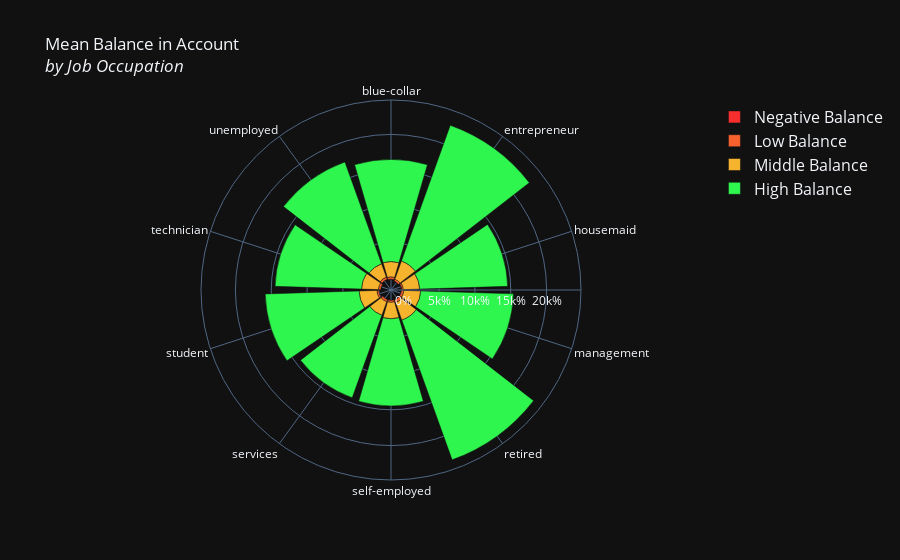

Here is the notebook cell this chart was saved with:
### Code cell
import plotly.graph_objects as go
from plotly.offline import init_notebook_mode, iplot

init_notebook_mode(connected=True)

# Your traces remain the same
trace1 = go.Barpolar(
    r=[-199.0, -392.0, -209.0, -247.0, -233.0, -270.0, -271.0, 0, -276.0, -134.5],
    theta=["blue-collar", "entrepreneur", "housemaid", "management", "retired",
           "self-employed", "services", "student", "technician", "unemployed"],
    name='Negative Balance',
    marker=dict(color='rgb(246, 46, 46)')
)

trace2 = go.Barpolar(
    r=[319.5, 283.0, 212.0, 313.0, 409.0, 274.5, 308.5, 253.0, 316.0, 330.0],
    theta=["blue-collar", "entrepreneur", "housemaid", "management", "retired",
           "self-employed", "services", "student", "technician", "unemployed"],
    name='Low Balance',
    marker=dict(color='rgb(246, 97, 46)')
)

trace3 = go.Barpolar(
    r=[2128.5, 2686.0, 2290.0, 2366.0, 2579.0, 2293.5, 2005.5, 2488.0, 2362.0, 1976.0],
    theta=["blue-collar", "entrepreneur", "housemaid", "management", "retired",
           "self-employed", "services", "student", "technician", "unemployed"],
    name='Middle Balance',
    marker=dict(color='rgb(246, 179, 46)')
)

trace4 = go.Barpolar(
    r=[14247.5, 20138.5, 12278.5, 12956.0, 20723.0, 12159.0, 12223.0, 13107.0, 12063.0, 15107.5],
    theta=["blue-collar", "entrepreneur", "housemaid", "management", "retired",
           "self-employed", "services", "student", "technician", "unemployed"],
    name='High Balance',
    marker=dict(color='rgb(46, 246, 78)')
)

data = [trace1, trace2, trace3, trace4]

layout = go.Layout(
    title='Mean Balance in Account<br><i>by Job Occupation</i>',
    font=dict(size=12),
    legend=dict(font=dict(size=16)),
    polar=dict(
        radialaxis=dict(ticksuffix='%'),
        angularaxis=dict(rotation=90, direction="clockwise")  # optional rotation
    )
)

fig = go.Figure(data=data, layout=layout)
iplot(fig)

### Figure 1 — Plotly figure (JSON) as saved in the notebook; plotly's stock layout.template omitted (floating-point values rounded to 4 significant figures)
{"data": [{"marker": {"color": "rgb(246, 46, 46)"}, "name": "Negative Balance", "r": [-199.0, -392.0, -209.0, -247.0, -233.0, -270.0, -271.0, 0, -276.0, -134.5], "theta": ["blue-collar", "entrepreneur", "housemaid", "management", "retired", "self-employed", "services", "student", "technician", "unemployed"], "type": "barpolar"}, {"marker": {"color": "rgb(246, 97, 46)"}, "name": "Low Balance", "r": [319.5, 283.0, 212.0, 313.0, 409.0, 274.5, 308.5, 253.0, 316.0, 330.0], "theta": ["blue-collar", "entrepreneur", "housemaid", "management", "retired", "self-employed", "services", "student", "technician", "unemployed"], "type": "barpolar"}, {"marker": {"color": "rgb(246, 179, 46)"}, "name": "Middle Balance", "r": [2128.0, 2686.0, 2290.0, 2366.0, 2579.0, 2294.0, 2006.0, 2488.0, 2362.0, 1976.0], "theta": ["blue-collar", "entrepreneur", "housemaid", "management", "retired", "self-employed", "services", "student", "technician", "unemployed"], "type": "barpolar"}, {"marker": {"color": "rgb(46, 246, 78)"}, "name": "High Balance", "r": [14250.0, 20140.0, 12280.0, 12960.0, 20720.0, 12160.0, 12220.0, 13110.0, 12060.0, 15110.0], "theta": ["blue-collar", "entrepreneur", "housemaid", "management", "retired", "self-employed", "services", "student", "technician", "unemployed"], "type": "barpolar"}], "layout": {"font": {"size": 12}, "legend": {"font": {"size": 16}}, "polar": {"angularaxis": {"direction": "clockwise", "rotation": 90}, "radialaxis": {"ticksuffix": "%"}}, "title": {"text": "Mean Balance in Account<br><i>by Job Occupation</i>"}}}
